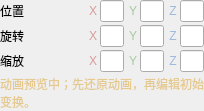
<?xml version="1.0" encoding="UTF-8"?>
<ui version="4.0">
 <class>TransformComponentEditorForm</class>
 <widget class="QWidget" name="TransformComponentEditorForm">
  <property name="sizePolicy">
   <sizepolicy hsizetype="Expanding" vsizetype="Maximum">
    <horstretch>0</horstretch>
    <verstretch>0</verstretch>
   </sizepolicy>
  </property>
  <layout class="QGridLayout" name="formLayout" columnstretch="0,1">
   <property name="leftMargin">
    <number>0</number>
   </property>
   <property name="topMargin">
    <number>0</number>
   </property>
   <property name="rightMargin">
    <number>0</number>
   </property>
   <property name="bottomMargin">
    <number>0</number>
   </property>
   <property name="horizontalSpacing">
    <number>8</number>
   </property>
   <property name="verticalSpacing">
    <number>3</number>
   </property>
   <item row="0" column="0">
    <widget class="QLabel" name="label0">
     <property name="text">
      <string>位置</string>
     </property>
     <property name="toolTip">
      <string>相对父节点的局部位置，单位为米。</string>
     </property>
     <property name="minimumSize">
      <size>
       <width>80</width>
       <height>0</height>
      </size>
     </property>
     <property name="maximumSize">
      <size>
       <width>80</width>
       <height>16777215</height>
      </size>
     </property>
     <property name="alignment">
      <set>Qt::AlignLeading|Qt::AlignLeft|Qt::AlignVCenter</set>
     </property>
    </widget>
   </item>
   <item row="0" column="1">
    <layout class="QHBoxLayout" name="rowPosition" stretch="1,1,1">
     <property name="leftMargin">
      <number>0</number>
     </property>
     <property name="topMargin">
      <number>0</number>
     </property>
     <property name="rightMargin">
      <number>0</number>
     </property>
     <property name="bottomMargin">
      <number>0</number>
     </property>
     <property name="spacing">
      <number>4</number>
     </property>
     <item>
      <layout class="QHBoxLayout" name="positionXLayout" stretch="0,1">
       <property name="leftMargin">
        <number>0</number>
       </property>
       <property name="topMargin">
        <number>0</number>
       </property>
       <property name="rightMargin">
        <number>0</number>
       </property>
       <property name="bottomMargin">
        <number>0</number>
       </property>
       <property name="spacing">
        <number>2</number>
       </property>
       <item>
        <widget class="QLabel" name="transformPositionXLabel">
         <property name="text">
          <string>X</string>
         </property>
         <property name="minimumSize">
          <size>
           <width>10</width>
           <height>0</height>
          </size>
         </property>
         <property name="maximumSize">
          <size>
           <width>10</width>
           <height>16777215</height>
          </size>
         </property>
         <property name="styleSheet">
          <string>color:#d79b9b;</string>
         </property>
         <property name="alignment">
          <set>Qt::AlignCenter</set>
         </property>
        </widget>
       </item>
       <item>
        <widget class="QLineEdit" name="transformPositionXEdit">
         <property name="sizePolicy">
          <sizepolicy hsizetype="Ignored" vsizetype="Fixed">
           <horstretch>0</horstretch>
           <verstretch>0</verstretch>
          </sizepolicy>
         </property>
         <property name="minimumSize">
          <size>
           <width>24</width>
           <height>22</height>
          </size>
         </property>
         <property name="maximumSize">
          <size>
           <width>16777215</width>
           <height>24</height>
          </size>
         </property>
         <property name="accessibleName">
          <string>位置 X</string>
         </property>
         <property name="toolTip">
          <string>相对父节点的局部位置，单位为米。 X 轴。</string>
         </property>
        </widget>
       </item>
      </layout>
     </item>
     <item>
      <layout class="QHBoxLayout" name="positionYLayout" stretch="0,1">
       <property name="leftMargin">
        <number>0</number>
       </property>
       <property name="topMargin">
        <number>0</number>
       </property>
       <property name="rightMargin">
        <number>0</number>
       </property>
       <property name="bottomMargin">
        <number>0</number>
       </property>
       <property name="spacing">
        <number>2</number>
       </property>
       <item>
        <widget class="QLabel" name="transformPositionYLabel">
         <property name="text">
          <string>Y</string>
         </property>
         <property name="minimumSize">
          <size>
           <width>10</width>
           <height>0</height>
          </size>
         </property>
         <property name="maximumSize">
          <size>
           <width>10</width>
           <height>16777215</height>
          </size>
         </property>
         <property name="styleSheet">
          <string>color:#a6c99d;</string>
         </property>
         <property name="alignment">
          <set>Qt::AlignCenter</set>
         </property>
        </widget>
       </item>
       <item>
        <widget class="QLineEdit" name="transformPositionYEdit">
         <property name="sizePolicy">
          <sizepolicy hsizetype="Ignored" vsizetype="Fixed">
           <horstretch>0</horstretch>
           <verstretch>0</verstretch>
          </sizepolicy>
         </property>
         <property name="minimumSize">
          <size>
           <width>24</width>
           <height>22</height>
          </size>
         </property>
         <property name="maximumSize">
          <size>
           <width>16777215</width>
           <height>24</height>
          </size>
         </property>
         <property name="accessibleName">
          <string>位置 Y</string>
         </property>
         <property name="toolTip">
          <string>相对父节点的局部位置，单位为米。 Y 轴。</string>
         </property>
        </widget>
       </item>
      </layout>
     </item>
     <item>
      <layout class="QHBoxLayout" name="positionZLayout" stretch="0,1">
       <property name="leftMargin">
        <number>0</number>
       </property>
       <property name="topMargin">
        <number>0</number>
       </property>
       <property name="rightMargin">
        <number>0</number>
       </property>
       <property name="bottomMargin">
        <number>0</number>
       </property>
       <property name="spacing">
        <number>2</number>
       </property>
       <item>
        <widget class="QLabel" name="transformPositionZLabel">
         <property name="text">
          <string>Z</string>
         </property>
         <property name="minimumSize">
          <size>
           <width>10</width>
           <height>0</height>
          </size>
         </property>
         <property name="maximumSize">
          <size>
           <width>10</width>
           <height>16777215</height>
          </size>
         </property>
         <property name="styleSheet">
          <string>color:#9fb9dc;</string>
         </property>
         <property name="alignment">
          <set>Qt::AlignCenter</set>
         </property>
        </widget>
       </item>
       <item>
        <widget class="QLineEdit" name="transformPositionZEdit">
         <property name="sizePolicy">
          <sizepolicy hsizetype="Ignored" vsizetype="Fixed">
           <horstretch>0</horstretch>
           <verstretch>0</verstretch>
          </sizepolicy>
         </property>
         <property name="minimumSize">
          <size>
           <width>24</width>
           <height>22</height>
          </size>
         </property>
         <property name="maximumSize">
          <size>
           <width>16777215</width>
           <height>24</height>
          </size>
         </property>
         <property name="accessibleName">
          <string>位置 Z</string>
         </property>
         <property name="toolTip">
          <string>相对父节点的局部位置，单位为米。 Z 轴。</string>
         </property>
        </widget>
       </item>
      </layout>
     </item>
    </layout>
   </item>
   <item row="1" column="0">
    <widget class="QLabel" name="label1">
     <property name="text">
      <string>旋转</string>
     </property>
     <property name="toolTip">
      <string>局部欧拉角，单位为度；按 Z → X → Y 顺序应用，内部仍保存四元数。</string>
     </property>
     <property name="minimumSize">
      <size>
       <width>80</width>
       <height>0</height>
      </size>
     </property>
     <property name="maximumSize">
      <size>
       <width>80</width>
       <height>16777215</height>
      </size>
     </property>
     <property name="alignment">
      <set>Qt::AlignLeading|Qt::AlignLeft|Qt::AlignVCenter</set>
     </property>
    </widget>
   </item>
   <item row="1" column="1">
    <layout class="QHBoxLayout" name="rowRotation" stretch="1,1,1">
     <property name="leftMargin">
      <number>0</number>
     </property>
     <property name="topMargin">
      <number>0</number>
     </property>
     <property name="rightMargin">
      <number>0</number>
     </property>
     <property name="bottomMargin">
      <number>0</number>
     </property>
     <property name="spacing">
      <number>4</number>
     </property>
     <item>
      <layout class="QHBoxLayout" name="rotationXLayout" stretch="0,1">
       <property name="leftMargin">
        <number>0</number>
       </property>
       <property name="topMargin">
        <number>0</number>
       </property>
       <property name="rightMargin">
        <number>0</number>
       </property>
       <property name="bottomMargin">
        <number>0</number>
       </property>
       <property name="spacing">
        <number>2</number>
       </property>
       <item>
        <widget class="QLabel" name="transformRotationXLabel">
         <property name="text">
          <string>X</string>
         </property>
         <property name="minimumSize">
          <size>
           <width>10</width>
           <height>0</height>
          </size>
         </property>
         <property name="maximumSize">
          <size>
           <width>10</width>
           <height>16777215</height>
          </size>
         </property>
         <property name="styleSheet">
          <string>color:#d79b9b;</string>
         </property>
         <property name="alignment">
          <set>Qt::AlignCenter</set>
         </property>
        </widget>
       </item>
       <item>
        <widget class="QLineEdit" name="transformRotationXEdit">
         <property name="sizePolicy">
          <sizepolicy hsizetype="Ignored" vsizetype="Fixed">
           <horstretch>0</horstretch>
           <verstretch>0</verstretch>
          </sizepolicy>
         </property>
         <property name="minimumSize">
          <size>
           <width>24</width>
           <height>22</height>
          </size>
         </property>
         <property name="maximumSize">
          <size>
           <width>16777215</width>
           <height>24</height>
          </size>
         </property>
         <property name="accessibleName">
          <string>旋转 X（度）</string>
         </property>
         <property name="toolTip">
          <string>局部欧拉角，单位为度；按 Z → X → Y 顺序应用，内部仍保存四元数。 X 轴。</string>
         </property>
        </widget>
       </item>
      </layout>
     </item>
     <item>
      <layout class="QHBoxLayout" name="rotationYLayout" stretch="0,1">
       <property name="leftMargin">
        <number>0</number>
       </property>
       <property name="topMargin">
        <number>0</number>
       </property>
       <property name="rightMargin">
        <number>0</number>
       </property>
       <property name="bottomMargin">
        <number>0</number>
       </property>
       <property name="spacing">
        <number>2</number>
       </property>
       <item>
        <widget class="QLabel" name="transformRotationYLabel">
         <property name="text">
          <string>Y</string>
         </property>
         <property name="minimumSize">
          <size>
           <width>10</width>
           <height>0</height>
          </size>
         </property>
         <property name="maximumSize">
          <size>
           <width>10</width>
           <height>16777215</height>
          </size>
         </property>
         <property name="styleSheet">
          <string>color:#a6c99d;</string>
         </property>
         <property name="alignment">
          <set>Qt::AlignCenter</set>
         </property>
        </widget>
       </item>
       <item>
        <widget class="QLineEdit" name="transformRotationYEdit">
         <property name="sizePolicy">
          <sizepolicy hsizetype="Ignored" vsizetype="Fixed">
           <horstretch>0</horstretch>
           <verstretch>0</verstretch>
          </sizepolicy>
         </property>
         <property name="minimumSize">
          <size>
           <width>24</width>
           <height>22</height>
          </size>
         </property>
         <property name="maximumSize">
          <size>
           <width>16777215</width>
           <height>24</height>
          </size>
         </property>
         <property name="accessibleName">
          <string>旋转 Y（度）</string>
         </property>
         <property name="toolTip">
          <string>局部欧拉角，单位为度；按 Z → X → Y 顺序应用，内部仍保存四元数。 Y 轴。</string>
         </property>
        </widget>
       </item>
      </layout>
     </item>
     <item>
      <layout class="QHBoxLayout" name="rotationZLayout" stretch="0,1">
       <property name="leftMargin">
        <number>0</number>
       </property>
       <property name="topMargin">
        <number>0</number>
       </property>
       <property name="rightMargin">
        <number>0</number>
       </property>
       <property name="bottomMargin">
        <number>0</number>
       </property>
       <property name="spacing">
        <number>2</number>
       </property>
       <item>
        <widget class="QLabel" name="transformRotationZLabel">
         <property name="text">
          <string>Z</string>
         </property>
         <property name="minimumSize">
          <size>
           <width>10</width>
           <height>0</height>
          </size>
         </property>
         <property name="maximumSize">
          <size>
           <width>10</width>
           <height>16777215</height>
          </size>
         </property>
         <property name="styleSheet">
          <string>color:#9fb9dc;</string>
         </property>
         <property name="alignment">
          <set>Qt::AlignCenter</set>
         </property>
        </widget>
       </item>
       <item>
        <widget class="QLineEdit" name="transformRotationZEdit">
         <property name="sizePolicy">
          <sizepolicy hsizetype="Ignored" vsizetype="Fixed">
           <horstretch>0</horstretch>
           <verstretch>0</verstretch>
          </sizepolicy>
         </property>
         <property name="minimumSize">
          <size>
           <width>24</width>
           <height>22</height>
          </size>
         </property>
         <property name="maximumSize">
          <size>
           <width>16777215</width>
           <height>24</height>
          </size>
         </property>
         <property name="accessibleName">
          <string>旋转 Z（度）</string>
         </property>
         <property name="toolTip">
          <string>局部欧拉角，单位为度；按 Z → X → Y 顺序应用，内部仍保存四元数。 Z 轴。</string>
         </property>
        </widget>
       </item>
      </layout>
     </item>
    </layout>
   </item>
   <item row="2" column="0">
    <widget class="QLabel" name="label2">
     <property name="text">
      <string>缩放</string>
     </property>
     <property name="toolTip">
      <string>相对父节点的局部缩放。</string>
     </property>
     <property name="minimumSize">
      <size>
       <width>80</width>
       <height>0</height>
      </size>
     </property>
     <property name="maximumSize">
      <size>
       <width>80</width>
       <height>16777215</height>
      </size>
     </property>
     <property name="alignment">
      <set>Qt::AlignLeading|Qt::AlignLeft|Qt::AlignVCenter</set>
     </property>
    </widget>
   </item>
   <item row="2" column="1">
    <layout class="QHBoxLayout" name="rowScale" stretch="1,1,1">
     <property name="leftMargin">
      <number>0</number>
     </property>
     <property name="topMargin">
      <number>0</number>
     </property>
     <property name="rightMargin">
      <number>0</number>
     </property>
     <property name="bottomMargin">
      <number>0</number>
     </property>
     <property name="spacing">
      <number>4</number>
     </property>
     <item>
      <layout class="QHBoxLayout" name="scaleXLayout" stretch="0,1">
       <property name="leftMargin">
        <number>0</number>
       </property>
       <property name="topMargin">
        <number>0</number>
       </property>
       <property name="rightMargin">
        <number>0</number>
       </property>
       <property name="bottomMargin">
        <number>0</number>
       </property>
       <property name="spacing">
        <number>2</number>
       </property>
       <item>
        <widget class="QLabel" name="transformScaleXLabel">
         <property name="text">
          <string>X</string>
         </property>
         <property name="minimumSize">
          <size>
           <width>10</width>
           <height>0</height>
          </size>
         </property>
         <property name="maximumSize">
          <size>
           <width>10</width>
           <height>16777215</height>
          </size>
         </property>
         <property name="styleSheet">
          <string>color:#d79b9b;</string>
         </property>
         <property name="alignment">
          <set>Qt::AlignCenter</set>
         </property>
        </widget>
       </item>
       <item>
        <widget class="QLineEdit" name="transformScaleXEdit">
         <property name="sizePolicy">
          <sizepolicy hsizetype="Ignored" vsizetype="Fixed">
           <horstretch>0</horstretch>
           <verstretch>0</verstretch>
          </sizepolicy>
         </property>
         <property name="minimumSize">
          <size>
           <width>24</width>
           <height>22</height>
          </size>
         </property>
         <property name="maximumSize">
          <size>
           <width>16777215</width>
           <height>24</height>
          </size>
         </property>
         <property name="accessibleName">
          <string>缩放 X</string>
         </property>
         <property name="toolTip">
          <string>相对父节点的局部缩放。 X 轴。</string>
         </property>
        </widget>
       </item>
      </layout>
     </item>
     <item>
      <layout class="QHBoxLayout" name="scaleYLayout" stretch="0,1">
       <property name="leftMargin">
        <number>0</number>
       </property>
       <property name="topMargin">
        <number>0</number>
       </property>
       <property name="rightMargin">
        <number>0</number>
       </property>
       <property name="bottomMargin">
        <number>0</number>
       </property>
       <property name="spacing">
        <number>2</number>
       </property>
       <item>
        <widget class="QLabel" name="transformScaleYLabel">
         <property name="text">
          <string>Y</string>
         </property>
         <property name="minimumSize">
          <size>
           <width>10</width>
           <height>0</height>
          </size>
         </property>
         <property name="maximumSize">
          <size>
           <width>10</width>
           <height>16777215</height>
          </size>
         </property>
         <property name="styleSheet">
          <string>color:#a6c99d;</string>
         </property>
         <property name="alignment">
          <set>Qt::AlignCenter</set>
         </property>
        </widget>
       </item>
       <item>
        <widget class="QLineEdit" name="transformScaleYEdit">
         <property name="sizePolicy">
          <sizepolicy hsizetype="Ignored" vsizetype="Fixed">
           <horstretch>0</horstretch>
           <verstretch>0</verstretch>
          </sizepolicy>
         </property>
         <property name="minimumSize">
          <size>
           <width>24</width>
           <height>22</height>
          </size>
         </property>
         <property name="maximumSize">
          <size>
           <width>16777215</width>
           <height>24</height>
          </size>
         </property>
         <property name="accessibleName">
          <string>缩放 Y</string>
         </property>
         <property name="toolTip">
          <string>相对父节点的局部缩放。 Y 轴。</string>
         </property>
        </widget>
       </item>
      </layout>
     </item>
     <item>
      <layout class="QHBoxLayout" name="scaleZLayout" stretch="0,1">
       <property name="leftMargin">
        <number>0</number>
       </property>
       <property name="topMargin">
        <number>0</number>
       </property>
       <property name="rightMargin">
        <number>0</number>
       </property>
       <property name="bottomMargin">
        <number>0</number>
       </property>
       <property name="spacing">
        <number>2</number>
       </property>
       <item>
        <widget class="QLabel" name="transformScaleZLabel">
         <property name="text">
          <string>Z</string>
         </property>
         <property name="minimumSize">
          <size>
           <width>10</width>
           <height>0</height>
          </size>
         </property>
         <property name="maximumSize">
          <size>
           <width>10</width>
           <height>16777215</height>
          </size>
         </property>
         <property name="styleSheet">
          <string>color:#9fb9dc;</string>
         </property>
         <property name="alignment">
          <set>Qt::AlignCenter</set>
         </property>
        </widget>
       </item>
       <item>
        <widget class="QLineEdit" name="transformScaleZEdit">
         <property name="sizePolicy">
          <sizepolicy hsizetype="Ignored" vsizetype="Fixed">
           <horstretch>0</horstretch>
           <verstretch>0</verstretch>
          </sizepolicy>
         </property>
         <property name="minimumSize">
          <size>
           <width>24</width>
           <height>22</height>
          </size>
         </property>
         <property name="maximumSize">
          <size>
           <width>16777215</width>
           <height>24</height>
          </size>
         </property>
         <property name="accessibleName">
          <string>缩放 Z</string>
         </property>
         <property name="toolTip">
          <string>相对父节点的局部缩放。 Z 轴。</string>
         </property>
        </widget>
       </item>
      </layout>
     </item>
    </layout>
   </item>
   <item row="3" column="0" colspan="2">
    <widget class="QLabel" name="animationDrivenLabel">
     <property name="text">
      <string>动画预览中；先还原动画，再编辑初始变换。</string>
     </property>
     <property name="wordWrap">
      <bool>true</bool>
     </property>
     <property name="visible">
      <bool>false</bool>
     </property>
     <property name="styleSheet">
      <string>color:#e5c98f;</string>
     </property>
    </widget>
   </item>
  </layout>
 </widget>
 <resources />
 <connections />
</ui>
